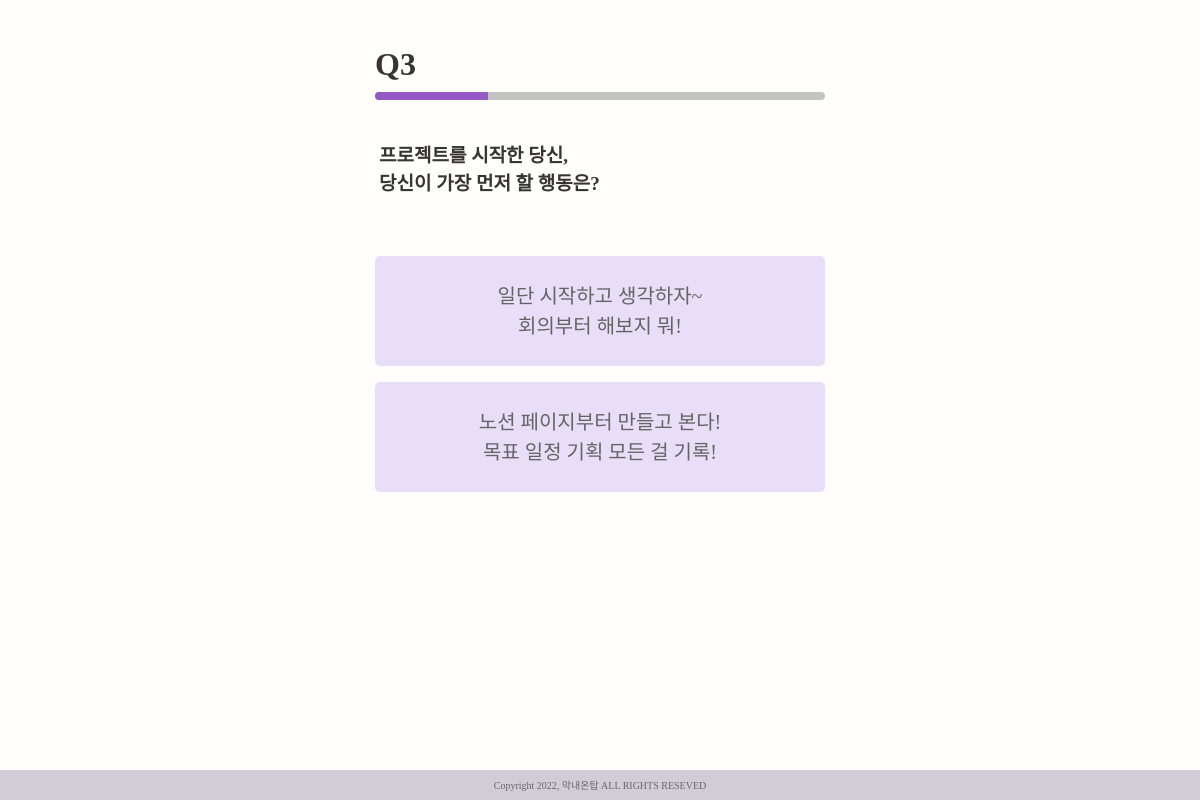
Screenshot of /mbti/3/ with the database file from the repository.
### MBTI/models.py (models this page shows)
class Question(models.Model):
    title = models.TextField()
    choice_right = models.TextField()
    choice_left = models.TextField()
    question_category = models.TextField()

### MBTI/views.py (the view)
# urls.py: path('<int:question_pk>/', views.question_page, name='question_page'),
def question_page(request, question_pk):
    questions = get_object_or_404(Question, pk = question_pk)
    context = {
        'questions' : questions,
        'progress': (question_pk/12)*100
    }
    return render(request, 'MBTI/question_page.html', context)

### MBTI/templates/MBTI/question_page.html (shortened to what this page needs)
{% extends 'base.html' %}
{% block content %}
  <p class="question-number mb-1">Q{{questions.pk}}</p>
  <div class="progress" style="height: 8px; background: #C4C4C4;">
    <div class="progress-bar" role="progressbar" style="width: {{ progress }}%; background: #9559C5;" aria-valuenow="{{ progress }}" aria-valuemin="0" aria-valuemax="100"></div>
  </div>
  <div class="question-box d-flex justify-content-start align-items-center">
    <p class="question-font ms-1">{{ questions.title | linebreaksbr }}</p>
  </div>
  <form action="{%url 'mbti:choice_left' questions.pk %}" method="POST">
    <button class="answer-box answer-font mt-3 mb-2 d-flex justify-content-center align-items-center border-0">
      <p class="m-0">
        {{ questions.choice_left | linebreaksbr }}
      </p>
    </button>
  </form>
  <form action="{%url 'mbti:choice_right' questions.pk %}" method="POST">
    <button class="answer-box answer-font mt-3 mb-2 d-flex justify-content-center align-items-center border-0">
      <p class="m-0">
        {{ questions.choice_right | linebreaksbr }}
      </p>
    </button>
  </form>
{% endblock content %}

### MBTI/static/mbti.css (style rules this page uses)
body { background: #FFFEFC; }
.question-number { font-family: 'Leferi Base Type'; font-style: normal; font-weight: 700; font-size: 32px; color: #353535; margin: 0; }
.question-box { width: 100%; height: 110px; }
.question-font { font-family: 'Leferi Base Type'; font-style: normal; font-weight: 700; font-size: 15px; color: #353535; margin: 0; }
.answer-box { background: #E9DEF8; border-radius: 5px; height: 110px; text-decoration: none; width: 100%; padding: 0 1%; }
.answer-font { font-family: 'Leferi Base Type'; font-style: normal; font-weight: 400; font-size: 16px; color:#646464; margin: 0; text-align: center; }
@media (min-width: 480px) { .question-box { height: 140px; } }
@media (min-width: 480px) { .question-font { font-size: 19px; } }
@media (min-width: 480px) { .answer-font { font-size: 20px; } }

### rows the page displays
Question: pk "3", title "프로젝트를 시작한 당신, 당신이 가장 먼저 할 행동은?", choice_left "일단 시작하고 생각하자~ 회의부터 해보지 뭐!", choice_right "노션 페이지부터 만들고 본다! 목표 일정 기획 모든 걸 기록!"
